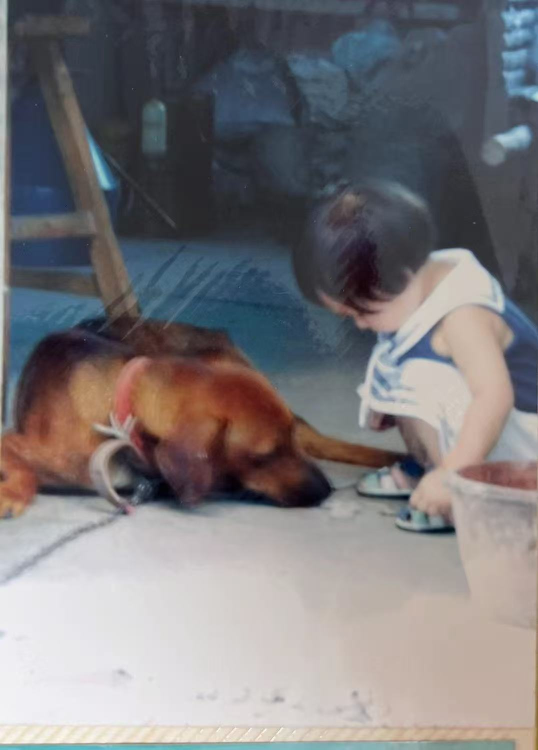
#> input picture examples/dog-source.jpg, 1076 x 1500 px (shown at 1/2 size)
$ python strip_rim.py ../examples/dog-source.jpg ../examples/naha-source.jpg
#> lines starting #> are read from the running program, lines starting #| are printed output that depends on the picture; after the words box and inside, x2 and y2 are one past the last pixel; in counts of white or black regions, pixels touching at a corner belong together
#!/usr/bin/env python3
"""
strip_rim_v2.py — Code-layer QC pass for layered-stamp-skill.

Target: the thin pale rim / white outline that ImageGen tends to draw
around dark shapes (dog, child, ladder). We detect only pixels that are:

  1. bright and gray-ish (the rim is usually whiter than the warm paper)
  2. within a few pixels of dark ink (so we do not touch the outer paper margin)

Then we replace those pixels with the local median of non-rim neighbors.
"""
import sys
import numpy as np
from PIL import Image
from scipy.ndimage import binary_dilation


def strip_rim(input_path, output_path,
              bright_min=230,
              rb_max=15,
              dark_max_lum=100,
              dark_dilate=5,
              window=7,
              verbose=True):
#> called with input_path = '../examples/dog-source.jpg', output_path = '../examples/naha-source.jpg', bright_min = 230, rb_max = 15, dark_max_lum = 100, dark_dilate = 5, window = 7, verbose = True
    im = Image.open(input_path).convert('RGB')
#> im is the input picture: PIL image 1076x1500 RGB; mean R, G, B 122.9, 120.2, 122.9
    arr = np.array(im).astype(np.float64)
    h, w, _ = arr.shape
#> h = 1500; w = 1076

    lum = arr.mean(axis=2)
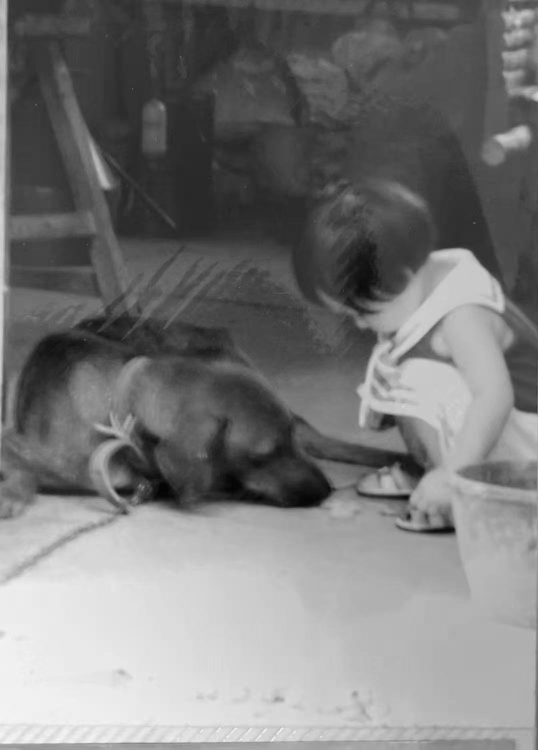
#> lum: shape (1500, 1076) float64 (shown at 1/2 size); min 2.67, max 250.3, mean 122
    rb = arr[..., 0].astype(np.int16) - arr[..., 2].astype(np.int16)
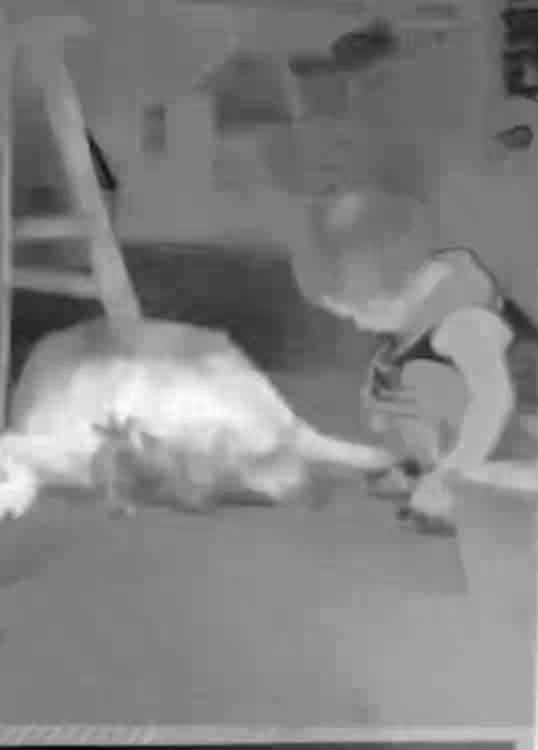
#> rb: shape (1500, 1076) int16 (shown at 1/2 size); min -112, max 106, mean 0; drawn with min black and max white

    # Candidate rim: bright (whiter than warm paper) and low warmness
    rim = (lum > bright_min) & (rb < rb_max)
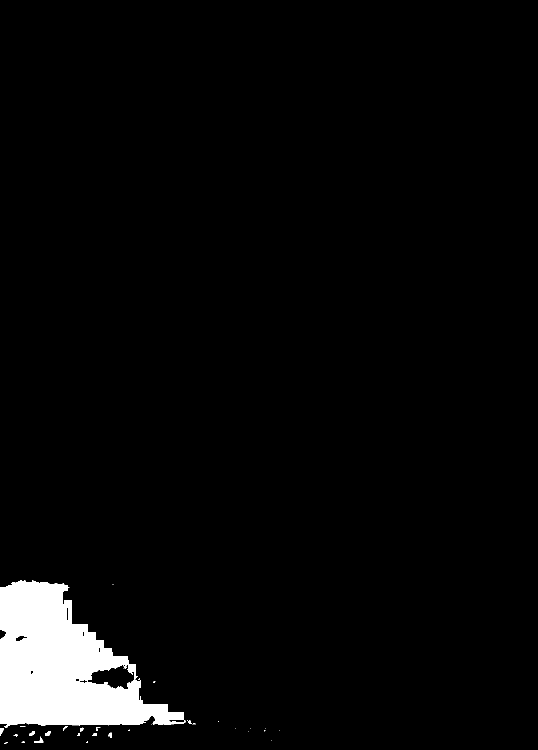
#> rim: shape (1500, 1076) bool (shown at 1/2 size); 3.9% white; 34 white regions (21 under 20 px), largest, box (x1, y1, x2, y2) and area: (0, 1160, 371, 1455) 61512, (68, 1473, 87, 1486) 100, (0, 1456, 8, 1472) 78

    # Only keep candidates that are next to dark ink (not outer margin)
    dark = lum < dark_max_lum
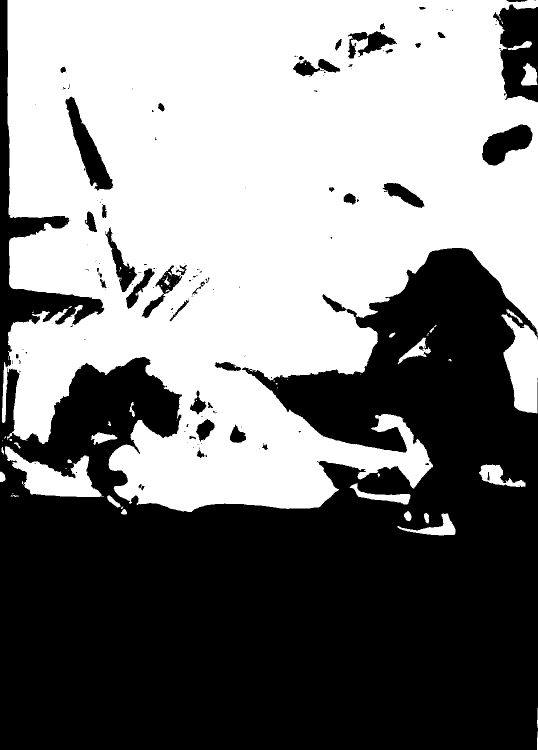
#> dark: shape (1500, 1076) bool (shown at 1/2 size); 50.2% white; 150 black regions (103 under 20 px), largest, box (x1, y1, x2, y2) and area: (0, 0, 1076, 1500) 762893, (986, 9, 1076, 205) 11658, (131, 193, 226, 381) 5889
    dark_near = binary_dilation(dark, iterations=dark_dilate)
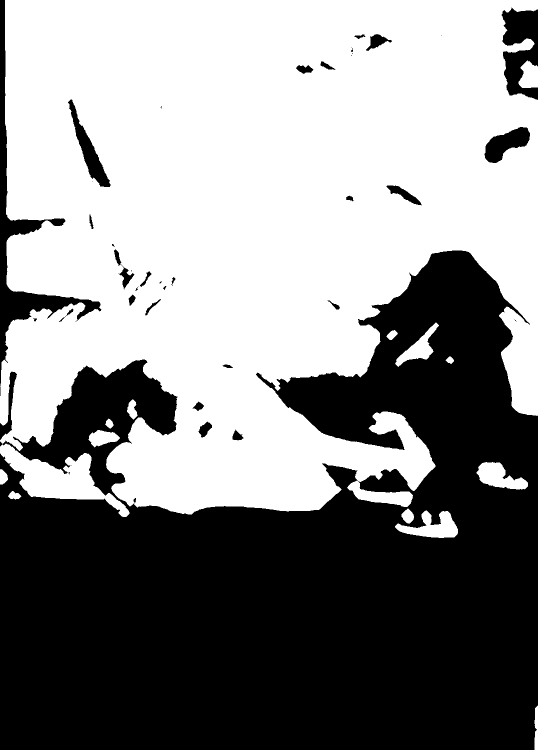
#> dark_near: shape (1500, 1076) bool (shown at 1/2 size); 54% white; 40 black regions (14 under 20 px), largest, box (x1, y1, x2, y2) and area: (0, 501, 1076, 1500) 701878, (0, 0, 203, 772) 17520, (1003, 15, 1076, 200) 8678
    rim = rim & dark_near
#> rim: shape (1500, 1076) bool; every value is 0

    out = arr.copy()
    ys, xs = np.where(rim)
#> ys = empty array; xs = empty array
    for y, x in zip(ys, xs):
        y0 = max(0, y - window)
        y1 = min(h, y + window + 1)
        x0 = max(0, x - window)
        x1 = min(w, x + window + 1)
        patch = arr[y0:y1, x0:x1]
        patch_rim = rim[y0:y1, x0:x1]
        non = patch[~patch_rim]
        if non.shape[0] >= 3:
            out[y, x] = np.median(non, axis=0)
        else:
            # fall back: replace with paper-ish neutral warm tone
            out[y, x] = np.array([232, 220, 200])
#> this loop made 0 passes

    Image.fromarray(out.astype(np.uint8)).save(output_path)
    if verbose:
        print(f'rim pixels cleaned: {rim.sum()}', file=sys.stderr)
    return out


if __name__ == '__main__':
    if len(sys.argv) != 3:
        print('usage: strip_rim_v2.py <input.png> <output.png>', file=sys.stderr)
        sys.exit(2)
    strip_rim(sys.argv[1], sys.argv[2])

$ run again, on examples/dog-master.png
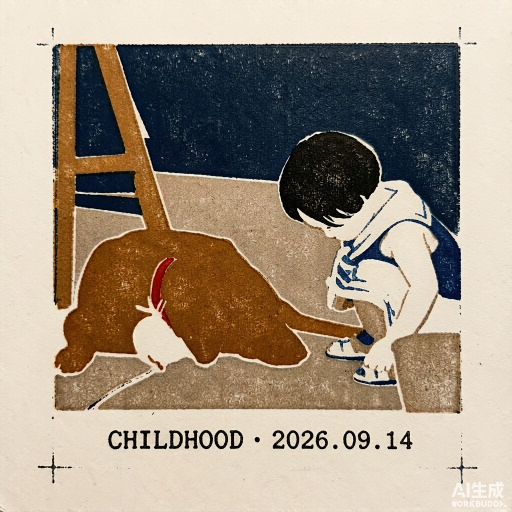
#> input picture examples/dog-master.png, 1024 x 1024 px (shown at 1/2 size)
#> in strip_rim, im is the input picture: PIL image 1024x1024 RGB; mean R, G, B 160.8, 146.6, 129.2
#> dark: shape (1024, 1024) bool; 35.3% white; 1647 white regions (1493 under 20 px), largest, box (x1, y1, x2, y2) and area: (222, 85, 922, 601) 200632, (104, 87, 752, 746) 142470, (650, 700, 730, 754) 1050
#> in strip_rim, `dark_near = binary_dilation(dark, iterations=dark_dilate)`:
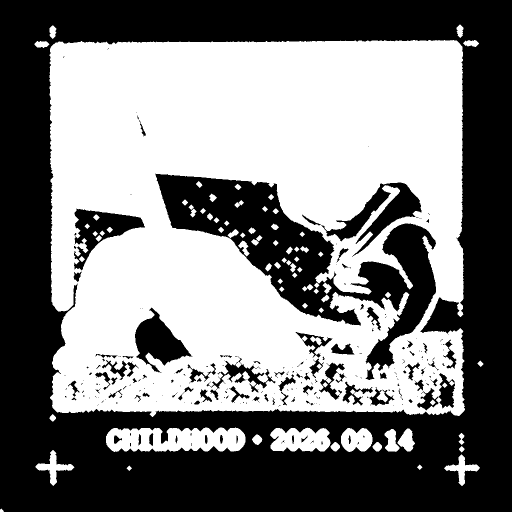
#> dark_near: shape (1024, 1024) bool (shown at 1/2 size); 49.7% white; 80 white regions, largest, box (x1, y1, x2, y2) and area: (99, 80, 930, 834) 490514, (212, 855, 491, 904) 10709, (540, 855, 661, 903) 4592
#> in strip_rim, `rim = rim & dark_near`:
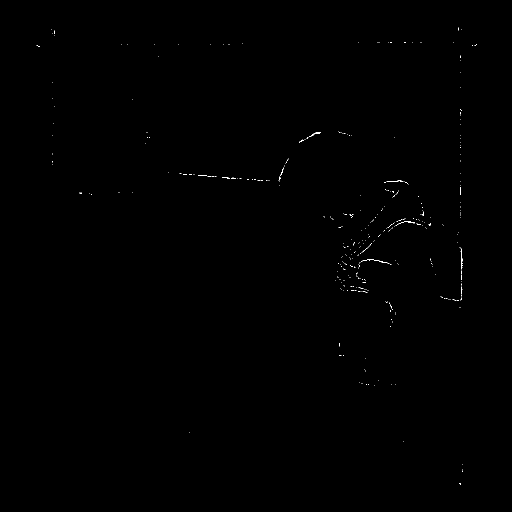
#> rim: shape (1024, 1024) bool (shown at 1/2 size); 0.12% white in thin lines or dots, all inside (x1, y1, x2, y2) = (73, 55, 954, 970)
#> ys = 1249 values from 55 to 969; xs = 1249 values, max 953 at index 43, min 73 at index 45, mean 714.4
#> the loop in strip_rim, `for y, x in zip(ys, xs):` made 1249 passes
#> (y, x, y0, y1, x0, x1) on passes 1 to 3: (55, 916, 48, 63, 909, 924), (56, 916, 49, 64, 909, 924), (57, 916, 50, 65, 909, 924)

$ run again, on examples/dog-steps-oily.png
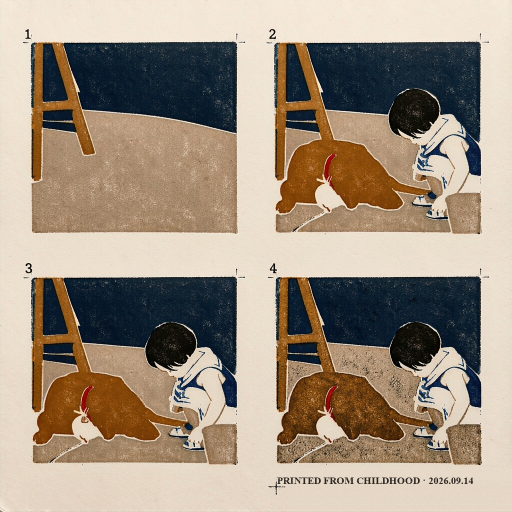
#> input picture examples/dog-steps-oily.png, 1024 x 1024 px (shown at 1/2 size)
#> in strip_rim, im is the input picture: PIL image 1024x1024 RGB; mean R, G, B 159.7, 145.2, 128.3
#> in strip_rim, `rim = (lum > bright_min) & (rb < rb_max)`:
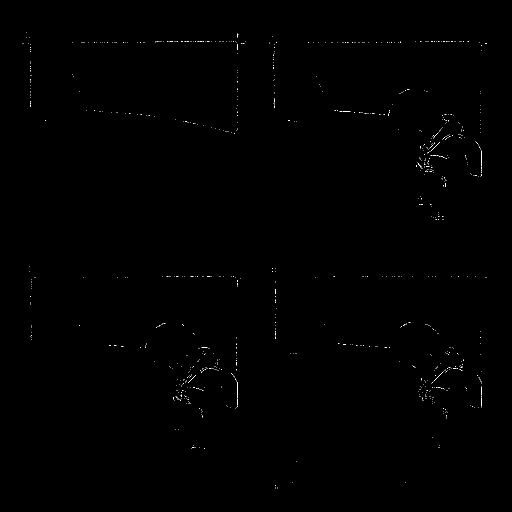
#> rim: shape (1024, 1024) bool (shown at 1/2 size); 0.16% white in thin lines or dots, all inside (x1, y1, x2, y2) = (45, 64, 974, 977)
#> dark: shape (1024, 1024) bool; 33.4% white; 1407 white regions (1261 under 20 px), largest, box (x1, y1, x2, y2) and area: (62, 553, 474, 888) 91174, (548, 83, 962, 426) 90307, (551, 553, 963, 889) 90306
#> in strip_rim, `dark_near = binary_dilation(dark, iterations=dark_dilate)`:
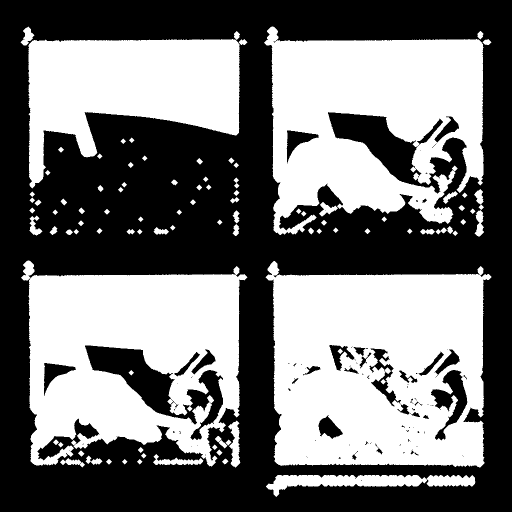
#> dark_near: shape (1024, 1024) bool (shown at 1/2 size); 46.1% white; 95 white regions, largest, box (x1, y1, x2, y2) and area: (531, 522, 983, 935) 146894, (42, 521, 495, 933) 120094, (528, 53, 967, 470) 119661
#> ys = 1710 values from 64 to 976; xs = 1710 values, max 973 at index 209, min 45 at index 197, mean 636.2
#> the loop in strip_rim, `for y, x in zip(ys, xs):` made 1710 passes
#> (y, x, y0, y1, x0, x1) on passes 1 to 3: (64, 53, 57, 72, 46, 61), (67, 475, 60, 75, 468, 483), (68, 475, 61, 76, 468, 483)

$ run again, on examples/dog-style-dry.png
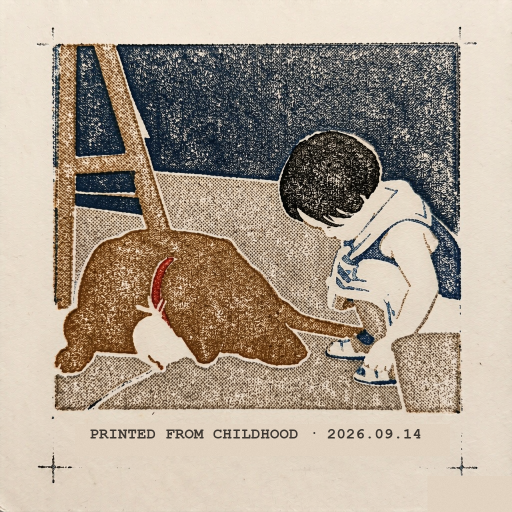
#> input picture examples/dog-style-dry.png, 1024 x 1024 px (shown at 1/2 size)
#> in strip_rim, im is the input picture: PIL image 1024x1024 RGB; mean R, G, B 172.7, 159.5, 144.1
#> in strip_rim, `rim = (lum > bright_min) & (rb < rb_max)`:
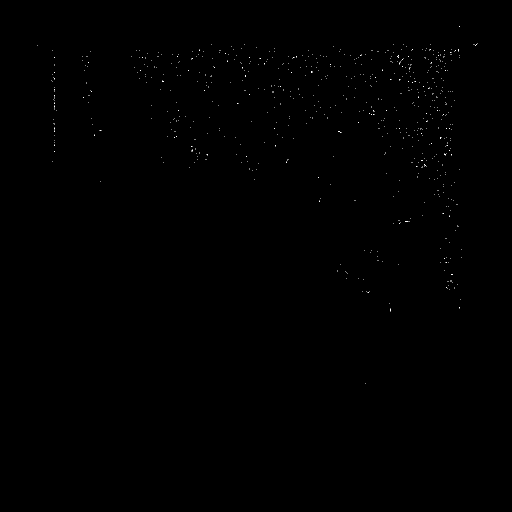
#> rim: shape (1024, 1024) bool (shown at 1/2 size); 0.09% white in thin lines or dots, all inside (x1, y1, x2, y2) = (75, 52, 955, 768)
#> dark: shape (1024, 1024) bool; 27.3% white; 6475 white regions (6115 under 20 px), largest, box (x1, y1, x2, y2) and area: (232, 84, 921, 468) 138600, (109, 396, 750, 746) 59214, (133, 86, 261, 319) 14541
#> in strip_rim, `dark_near = binary_dilation(dark, iterations=dark_dilate)`:
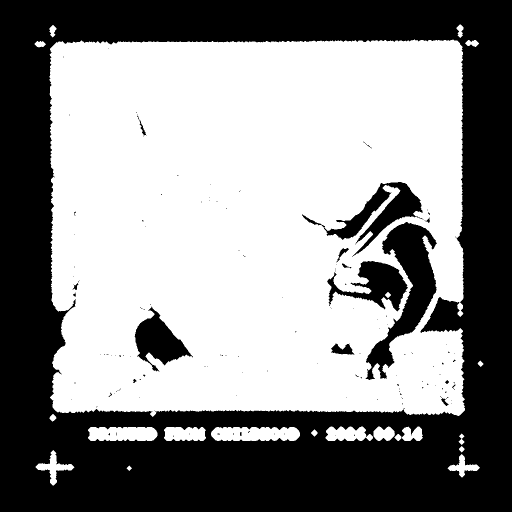
#> dark_near: shape (1024, 1024) bool (shown at 1/2 size); 55.3% white; 130 black regions (112 under 20 px), largest, box (x1, y1, x2, y2) and area: (0, 0, 1024, 1024) 427856, (731, 444, 874, 760) 15841, (604, 364, 846, 514) 9116
#> ys = 965 values from 52 to 767; xs = 965 values, max 954 at index 2, min 75 at index 12, mean 646.1
#> the loop in strip_rim, `for y, x in zip(ys, xs):` made 965 passes
#> (y, x, y0, y1, x0, x1) on passes 1 to 3: (52, 919, 45, 60, 912, 927), (53, 918, 46, 61, 911, 926), (86, 954, 79, 94, 947, 962)
